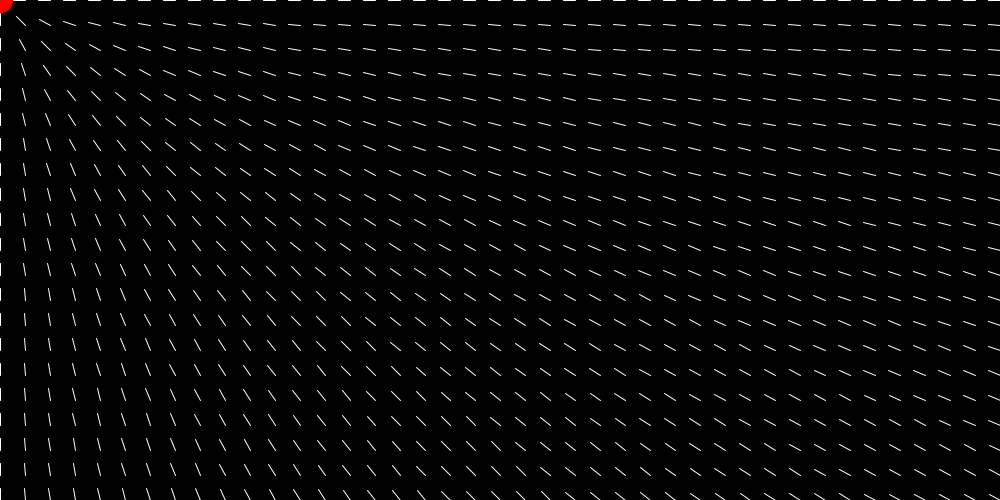
Frame 1 (no input)
Frame 60 (the mouse pressed at the canvas centre just before this capture): identical to frame 1, image omitted
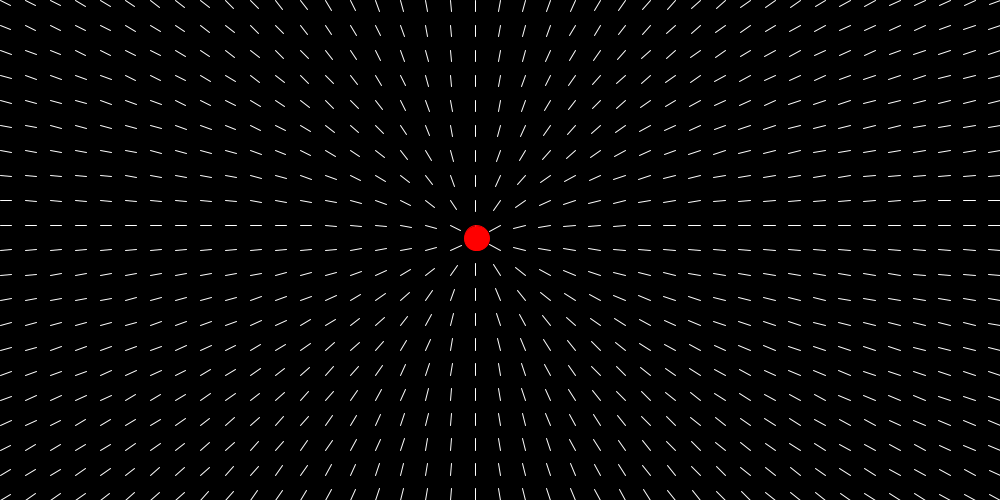
Frame 120 (the mouse held since frame 60 and released just before this capture)

The Processing sketch that drew these frames (run headless with seeded random() and noise(); from frame 60 on, the mouse is pressed at the canvas centre):

// Processing sketch: processing_94298
// ── processing_94298.pde

PVector grid;
PVector tempr;
float x;
float y;
float easing = 0.05;


void setup()
{
  size(1000, 500);
  stroke(255);
}

void magnet()
{
  fill(255, 0, 0);
  ellipse(x, y, 25, 25);
}

void draw()
{
  background(0);
  stroke(255);

  float targetX = mouseX;
  float dx = targetX - x;
  if (abs(dx) > 1) {
    x = x + dx * easing;
  }

  float targetY = mouseY;
  float dy = targetY - y;
  if (abs(dy) > 1) {
    y = y + dy * easing;
  }

  for (int i=0;i<100;i++)
  {
    for (int j=0;j<100;j++)
    {
      //initiate new X,Y vector
      tempr = new PVector(x, y);

      grid = new PVector(25*i, 25*j);

      //subtracts the PVector temp
      tempr.sub(grid);

      tempr.limit(12);

      pushMatrix();
      translate(grid.x, grid.y);

      line(0, 0, tempr.x, tempr.y);
      popMatrix();

      if (mousePressed) {
        //lalala do nothing
        //all dashes jump to cursor
      }
    }
  }
  stroke(255, 0, 0);
  magnet();
}
